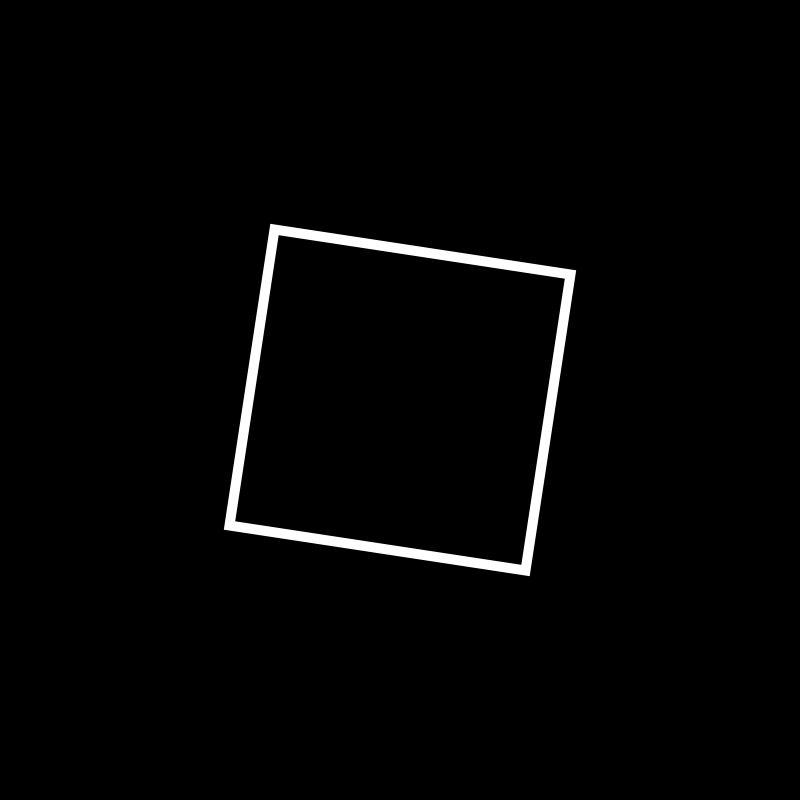
Frame 1 (no input)
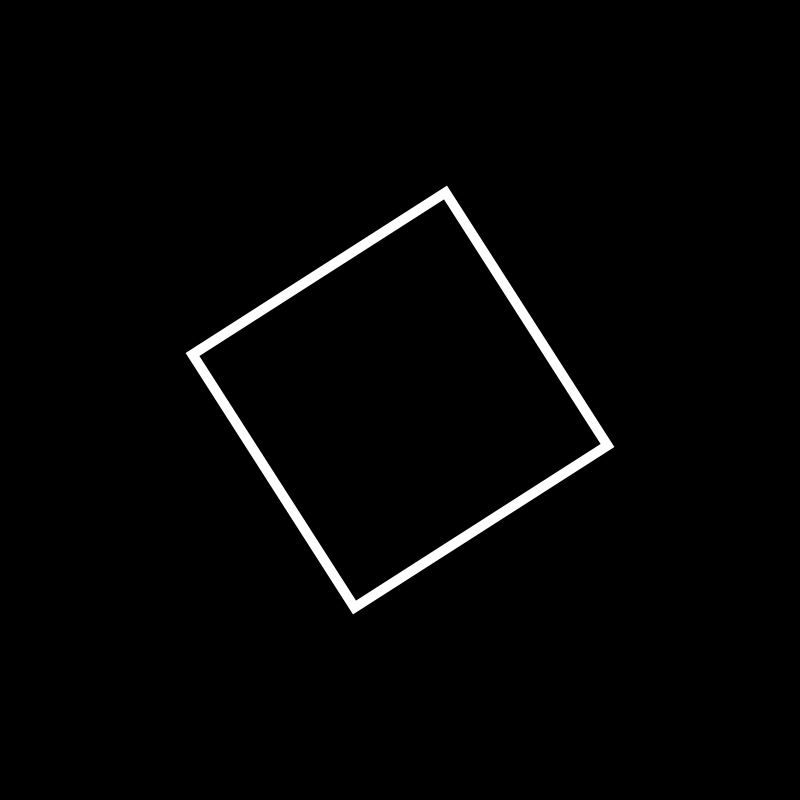
Frame 60 (the mouse pressed at the canvas centre just before this capture)
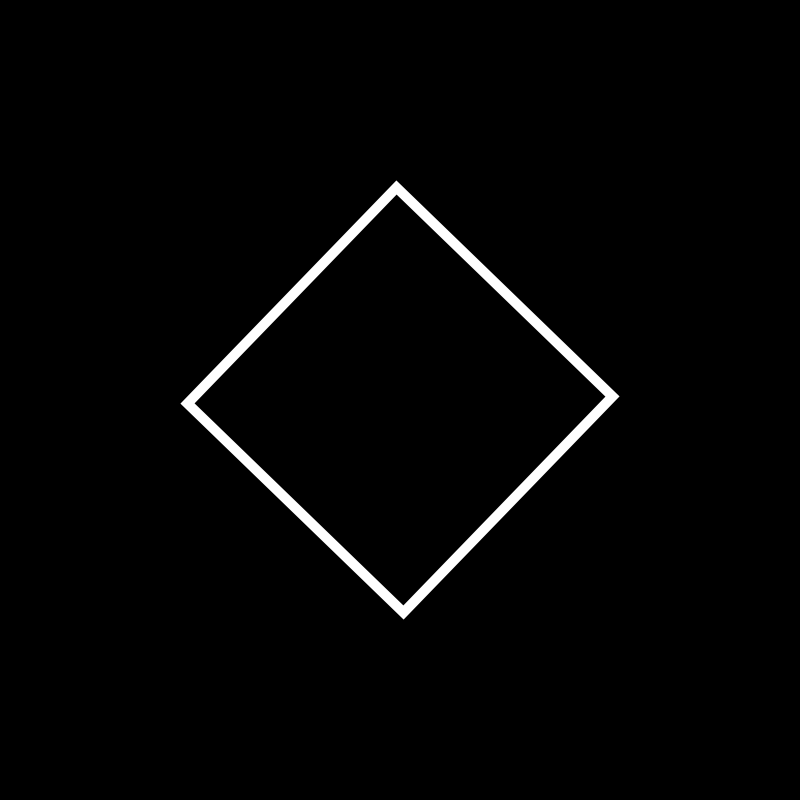
Frame 120 (the mouse held since frame 60 and released just before this capture)

The Processing sketch that drew these frames (run headless with seeded random() and noise(); from frame 60 on, the mouse is pressed at the canvas centre):

// Processing sketch: sketch_15_time_and_motion_04
// ── sketch_15_time_and_motion_04.pde
void setup() {
  size(800, 800);
  background(0);
  rectMode(CENTER);
  stroke(255);
  strokeWeight(10);
  fill(0, 0);
}

void draw()
{
  float rotAmount = PI/3;
  float rotation = 0;
  float time = millis() * 0.001;              //here we create an input value by scaling time
  
  //try uncommenting these lines
  
  
  rotation = sin(time) * rotAmount;           //using sin()
  //rotation = cos(time) * rotAmount;         //using cos()
  //rotation = time % 1.0 * rotAmount;        //using modulus 
  
  
  background(0);

  translate(width/2, height/2);               //draw and rotate from the center of the screen
  rotate(rotation);
  rect(0, 0, 300, 300);
}
